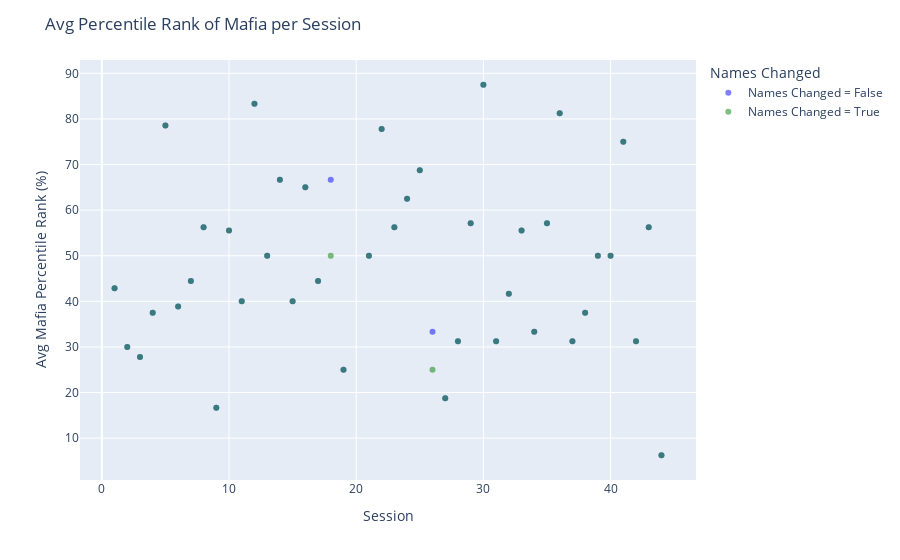

Notebook cell for this chart:
### Code cell
fig1 = px.scatter()

# Add the points for 'names_changed' = False (blue)
fig1.add_scatter(x=df_false['session'], y=df_false['avg_mafia_rank'], 
                mode='markers', name='Names Changed = False', marker=dict(color='blue', opacity=0.5))

# Add the points for 'names_changed' = True (green)
fig1.add_scatter(x=df_true['session'], y=df_true['avg_mafia_rank'], 
                mode='markers', name='Names Changed = True', marker=dict(color='green', opacity=0.5))

# Set titles and labels
fig1.update_layout(
    title="Avg Percentile Rank of Mafia per Session",
    xaxis_title="Session",
    yaxis_title="Avg Mafia Percentile Rank (%)",
    legend_title="Names Changed"
    
)

# Show the plot
fig1.show()

### Figure 1 — Plotly figure (JSON) as saved in the notebook; plotly's stock layout.template omitted (floating-point values rounded to 4 significant figures)
{"data": [{"hovertemplate": "<extra></extra>", "legendgroup": "", "marker": {"color": "#636efa", "symbol": "circle"}, "mode": "markers", "name": "", "orientation": "v", "showlegend": false, "type": "scatter", "xaxis": "x", "yaxis": "y"}, {"marker": {"color": "blue", "opacity": 0.5}, "mode": "markers", "name": "Names Changed = False", "type": "scatter", "x": [1, 2, 3, 4, 5, 6, 7, 8, 9, 10, 11, 12, 13, 14, 15, 16, 17, 18, 19, 21, 22, 23, 24, 25, 26, 27, 28, 29, 30, 31, 32, 33, 34, 35, 36, 37, 38, 39, 40, 41, 42, 43, 44], "y": [42.86, 30, 27.78, 37.5, 78.57, 38.89, 44.44, 56.25, 16.67, 55.56, 40, 83.33, 50, 66.67, 40, 65, 44.44, 66.67, 25, 50, 77.78, 56.25, 62.5, 68.75, 33.33, 18.75, 31.25, 57.14, 87.5, 31.25, 41.67, 55.56, 33.33, 57.14, 81.25, 31.25, 37.5, 50, 50, 75, 31.25, 56.25, 6.25]}, {"marker": {"color": "green", "opacity": 0.5}, "mode": "markers", "name": "Names Changed = True", "type": "scatter", "x": [1, 2, 3, 4, 5, 6, 7, 8, 9, 10, 11, 12, 13, 14, 15, 16, 17, 18, 19, 21, 22, 23, 24, 25, 26, 27, 28, 29, 30, 31, 32, 33, 34, 35, 36, 37, 38, 39, 40, 41, 42, 43, 44], "y": [42.86, 30, 27.78, 37.5, 78.57, 38.89, 44.44, 56.25, 16.67, 55.56, 40, 83.33, 50, 66.67, 40, 65, 44.44, 50, 25, 50, 77.78, 56.25, 62.5, 68.75, 25, 18.75, 31.25, 57.14, 87.5, 31.25, 41.67, 55.56, 33.33, 57.14, 81.25, 31.25, 37.5, 50, 50, 75, 31.25, 56.25, 6.25]}], "layout": {"legend": {"title": {"text": "Names Changed"}, "tracegroupgap": 0}, "margin": {"t": 60}, "title": {"text": "Avg Percentile Rank of Mafia per Session"}, "xaxis": {"anchor": "y", "domain": [0, 1], "title": {"text": "Session"}}, "yaxis": {"anchor": "x", "domain": [0, 1], "title": {"text": "Avg Mafia Percentile Rank (%)"}}}}
